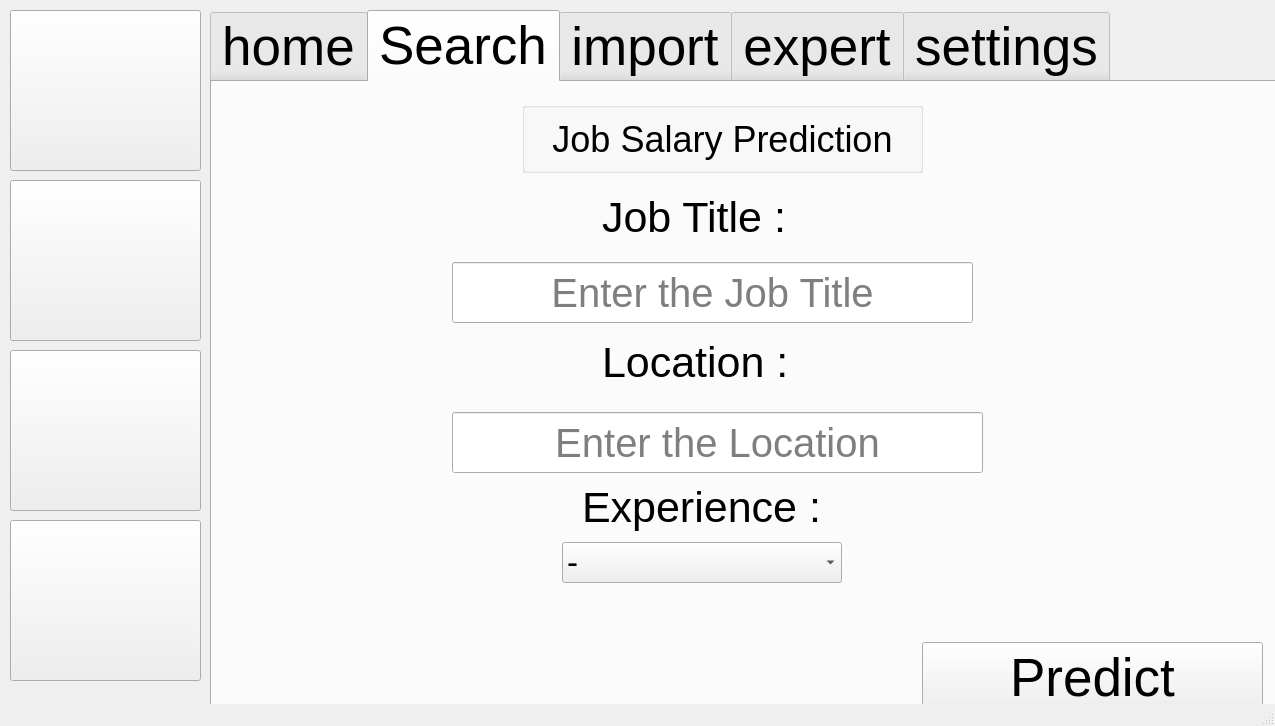
<?xml version="1.0" encoding="UTF-8"?>
<ui version="4.0">
 <class>MainWindow</class>
 <widget class="QMainWindow" name="MainWindow">
  <property name="geometry">
   <rect>
    <x>0</x>
    <y>0</y>
    <width>1275</width>
    <height>726</height>
   </rect>
  </property>
  <property name="windowTitle">
   <string>MainWindow</string>
  </property>
  <widget class="QWidget" name="centralwidget">
   <widget class="QTabWidget" name="tabWidget">
    <property name="geometry">
     <rect>
      <x>210</x>
      <y>10</y>
      <width>1071</width>
      <height>701</height>
     </rect>
    </property>
    <property name="font">
     <font>
      <pointsize>40</pointsize>
     </font>
    </property>
    <property name="cursor">
     <cursorShape>ArrowCursor</cursorShape>
    </property>
    <property name="layoutDirection">
     <enum>Qt::LeftToRight</enum>
    </property>
    <property name="currentIndex">
     <number>1</number>
    </property>
    <widget class="QWidget" name="tab_5">
     <attribute name="title">
      <string>home</string>
     </attribute>
     <widget class="QGroupBox" name="groupBox">
      <property name="geometry">
       <rect>
        <x>50</x>
        <y>140</y>
        <width>451</width>
        <height>401</height>
       </rect>
      </property>
      <property name="title">
       <string/>
      </property>
      <widget class="QLabel" name="label_21">
       <property name="geometry">
        <rect>
         <x>120</x>
         <y>44</y>
         <width>200</width>
         <height>200</height>
        </rect>
       </property>
       <property name="text">
        <string/>
       </property>
       <property name="pixmap">
        <pixmap resource="resources.qrc">:/icons/payment.png</pixmap>
       </property>
       <property name="scaledContents">
        <bool>true</bool>
       </property>
      </widget>
      <widget class="QLabel" name="label_23">
       <property name="geometry">
        <rect>
         <x>43</x>
         <y>260</y>
         <width>361</width>
         <height>131</height>
        </rect>
       </property>
       <property name="font">
        <font>
         <family>Ubuntu</family>
         <pointsize>44</pointsize>
        </font>
       </property>
       <property name="text">
        <string>Salary Prediction</string>
       </property>
       <property name="alignment">
        <set>Qt::AlignCenter</set>
       </property>
       <property name="wordWrap">
        <bool>true</bool>
       </property>
      </widget>
     </widget>
     <widget class="QGroupBox" name="groupBox_2">
      <property name="geometry">
       <rect>
        <x>560</x>
        <y>140</y>
        <width>451</width>
        <height>401</height>
       </rect>
      </property>
      <property name="title">
       <string/>
      </property>
      <widget class="QLabel" name="label_22">
       <property name="geometry">
        <rect>
         <x>120</x>
         <y>50</y>
         <width>200</width>
         <height>200</height>
        </rect>
       </property>
       <property name="text">
        <string/>
       </property>
       <property name="pixmap">
        <pixmap resource="resources.qrc">:/icons/arrow.png</pixmap>
       </property>
       <property name="scaledContents">
        <bool>true</bool>
       </property>
      </widget>
      <widget class="QLabel" name="label_24">
       <property name="geometry">
        <rect>
         <x>50</x>
         <y>270</y>
         <width>361</width>
         <height>111</height>
        </rect>
       </property>
       <property name="font">
        <font>
         <family>Ubuntu</family>
         <pointsize>44</pointsize>
        </font>
       </property>
       <property name="text">
        <string>Job Trend Prediction</string>
       </property>
       <property name="alignment">
        <set>Qt::AlignCenter</set>
       </property>
       <property name="wordWrap">
        <bool>true</bool>
       </property>
      </widget>
     </widget>
     <widget class="QLabel" name="label_26">
      <property name="geometry">
       <rect>
        <x>880</x>
        <y>610</y>
        <width>381</width>
        <height>51</height>
       </rect>
      </property>
      <property name="font">
       <font>
        <pointsize>22</pointsize>
       </font>
      </property>
      <property name="text">
       <string>By TOLNUT</string>
      </property>
     </widget>
     <widget class="QLabel" name="label_25">
      <property name="geometry">
       <rect>
        <x>330</x>
        <y>30</y>
        <width>361</width>
        <height>71</height>
       </rect>
      </property>
      <property name="font">
       <font>
        <family>Ubuntu</family>
        <pointsize>44</pointsize>
       </font>
      </property>
      <property name="text">
       <string>Job Trends</string>
      </property>
      <property name="alignment">
       <set>Qt::AlignCenter</set>
      </property>
      <property name="wordWrap">
       <bool>true</bool>
      </property>
     </widget>
    </widget>
    <widget class="QWidget" name="tab">
     <attribute name="title">
      <string>Search</string>
     </attribute>
     <widget class="QLabel" name="label_2">
      <property name="geometry">
       <rect>
        <x>390</x>
        <y>260</y>
        <width>221</width>
        <height>41</height>
       </rect>
      </property>
      <property name="font">
       <font>
        <pointsize>32</pointsize>
       </font>
      </property>
      <property name="text">
       <string>Location :</string>
      </property>
     </widget>
     <widget class="QPushButton" name="pushButton_5">
      <property name="geometry">
       <rect>
        <x>710</x>
        <y>560</y>
        <width>341</width>
        <height>71</height>
       </rect>
      </property>
      <property name="font">
       <font>
        <family>Ubuntu</family>
       </font>
      </property>
      <property name="cursor">
       <cursorShape>OpenHandCursor</cursorShape>
      </property>
      <property name="text">
       <string>Predict</string>
      </property>
     </widget>
     <widget class="QLabel" name="label">
      <property name="geometry">
       <rect>
        <x>390</x>
        <y>110</y>
        <width>211</width>
        <height>51</height>
       </rect>
      </property>
      <property name="font">
       <font>
        <family>Ubuntu</family>
        <pointsize>32</pointsize>
       </font>
      </property>
      <property name="text">
       <string>Job Title :</string>
      </property>
     </widget>
     <widget class="QLineEdit" name="lineEdit">
      <property name="geometry">
       <rect>
        <x>240</x>
        <y>180</y>
        <width>521</width>
        <height>61</height>
       </rect>
      </property>
      <property name="font">
       <font>
        <family>Ubuntu</family>
        <pointsize>30</pointsize>
       </font>
      </property>
      <property name="statusTip">
       <string extracomment="Job Title"/>
      </property>
      <property name="layoutDirection">
       <enum>Qt::LeftToRight</enum>
      </property>
      <property name="alignment">
       <set>Qt::AlignCenter</set>
      </property>
      <property name="placeholderText">
       <string>Enter the Job Title</string>
      </property>
     </widget>
     <widget class="QLineEdit" name="lineEdit_2">
      <property name="geometry">
       <rect>
        <x>240</x>
        <y>330</y>
        <width>531</width>
        <height>61</height>
       </rect>
      </property>
      <property name="font">
       <font>
        <family>Ubuntu</family>
        <pointsize>30</pointsize>
       </font>
      </property>
      <property name="statusTip">
       <string extracomment="Location"/>
      </property>
      <property name="alignment">
       <set>Qt::AlignCenter</set>
      </property>
      <property name="placeholderText">
       <string>Enter the Location</string>
      </property>
     </widget>
     <widget class="QLabel" name="label_18">
      <property name="geometry">
       <rect>
        <x>40</x>
        <y>406</y>
        <width>591</width>
        <height>101</height>
       </rect>
      </property>
      <property name="text">
       <string/>
      </property>
     </widget>
     <widget class="QComboBox" name="comboBox_4">
      <property name="geometry">
       <rect>
        <x>350</x>
        <y>460</y>
        <width>280</width>
        <height>41</height>
       </rect>
      </property>
      <property name="font">
       <font>
        <family>Ubuntu</family>
        <pointsize>25</pointsize>
       </font>
      </property>
      <property name="cursor">
       <cursorShape>PointingHandCursor</cursorShape>
      </property>
      <property name="insertPolicy">
       <enum>QComboBox::NoInsert</enum>
      </property>
      <item>
       <property name="text">
        <string>-</string>
       </property>
      </item>
      <item>
       <property name="text">
        <string>0-2 yrs</string>
       </property>
      </item>
      <item>
       <property name="text">
        <string>3-5 yrs</string>
       </property>
      </item>
      <item>
       <property name="text">
        <string>5+ yrs</string>
       </property>
      </item>
     </widget>
     <widget class="QLabel" name="label_19">
      <property name="geometry">
       <rect>
        <x>370</x>
        <y>390</y>
        <width>271</width>
        <height>71</height>
       </rect>
      </property>
      <property name="font">
       <font>
        <family>Ubuntu</family>
        <pointsize>32</pointsize>
       </font>
      </property>
      <property name="text">
       <string>Experience :</string>
      </property>
     </widget>
     <widget class="QLabel" name="label_27">
      <property name="geometry">
       <rect>
        <x>60</x>
        <y>540</y>
        <width>361</width>
        <height>51</height>
       </rect>
      </property>
      <property name="font">
       <font>
        <pointsize>24</pointsize>
       </font>
      </property>
      <property name="text">
       <string/>
      </property>
      <property name="alignment">
       <set>Qt::AlignCenter</set>
      </property>
     </widget>
     <widget class="QLabel" name="label_29">
      <property name="geometry">
       <rect>
        <x>320</x>
        <y>37</y>
        <width>381</width>
        <height>41</height>
       </rect>
      </property>
      <property name="font">
       <font>
        <family>Ubuntu</family>
        <pointsize>27</pointsize>
       </font>
      </property>
      <property name="text">
       <string>Job Salary Prediction</string>
      </property>
      <property name="alignment">
       <set>Qt::AlignCenter</set>
      </property>
     </widget>
     <widget class="QGroupBox" name="groupBox_3">
      <property name="geometry">
       <rect>
        <x>310</x>
        <y>20</y>
        <width>401</width>
        <height>71</height>
       </rect>
      </property>
      <property name="title">
       <string/>
      </property>
     </widget>
     <zorder>groupBox_3</zorder>
     <zorder>label_2</zorder>
     <zorder>pushButton_5</zorder>
     <zorder>label</zorder>
     <zorder>lineEdit</zorder>
     <zorder>lineEdit_2</zorder>
     <zorder>label_18</zorder>
     <zorder>comboBox_4</zorder>
     <zorder>label_19</zorder>
     <zorder>label_27</zorder>
     <zorder>label_29</zorder>
    </widget>
    <widget class="QWidget" name="tab_2">
     <attribute name="title">
      <string>import</string>
     </attribute>
     <widget class="QLineEdit" name="lineEdit_3">
      <property name="geometry">
       <rect>
        <x>170</x>
        <y>190</y>
        <width>591</width>
        <height>61</height>
       </rect>
      </property>
      <property name="font">
       <font>
        <family>Ubuntu</family>
        <pointsize>33</pointsize>
       </font>
      </property>
      <property name="statusTip">
       <string extracomment="Job Title"/>
      </property>
      <property name="placeholderText">
       <string>Enter the File location</string>
      </property>
     </widget>
     <widget class="QPushButton" name="pushButton_6">
      <property name="geometry">
       <rect>
        <x>770</x>
        <y>180</y>
        <width>89</width>
        <height>81</height>
       </rect>
      </property>
      <property name="cursor">
       <cursorShape>PointingHandCursor</cursorShape>
      </property>
      <property name="text">
       <string/>
      </property>
      <property name="icon">
       <iconset resource="resources.qrc">
        <normaloff>:/icons/search_file.png</normaloff>:/icons/search_file.png</iconset>
      </property>
      <property name="iconSize">
       <size>
        <width>100</width>
        <height>100</height>
       </size>
      </property>
     </widget>
     <widget class="QLabel" name="label_3">
      <property name="geometry">
       <rect>
        <x>20</x>
        <y>190</y>
        <width>141</width>
        <height>51</height>
       </rect>
      </property>
      <property name="font">
       <font>
        <family>Ubuntu</family>
        <pointsize>40</pointsize>
       </font>
      </property>
      <property name="text">
       <string>Data :</string>
      </property>
     </widget>
     <widget class="QPushButton" name="pushButton_7">
      <property name="geometry">
       <rect>
        <x>730</x>
        <y>550</y>
        <width>311</width>
        <height>81</height>
       </rect>
      </property>
      <property name="font">
       <font>
        <family>Ubuntu</family>
        <pointsize>41</pointsize>
       </font>
      </property>
      <property name="cursor">
       <cursorShape>OpenHandCursor</cursorShape>
      </property>
      <property name="text">
       <string>Report</string>
      </property>
     </widget>
     <widget class="QLabel" name="label_4">
      <property name="geometry">
       <rect>
        <x>230</x>
        <y>30</y>
        <width>521</width>
        <height>51</height>
       </rect>
      </property>
      <property name="font">
       <font>
        <family>Ubuntu</family>
        <pointsize>28</pointsize>
       </font>
      </property>
      <property name="text">
       <string>Prediction using ARIMA model</string>
      </property>
     </widget>
     <widget class="QLabel" name="label_5">
      <property name="geometry">
       <rect>
        <x>30</x>
        <y>380</y>
        <width>391</width>
        <height>51</height>
       </rect>
      </property>
      <property name="font">
       <font>
        <family>Ubuntu</family>
        <pointsize>28</pointsize>
       </font>
      </property>
      <property name="text">
       <string>View autocorrelation :</string>
      </property>
     </widget>
     <widget class="QLabel" name="label_6">
      <property name="geometry">
       <rect>
        <x>30</x>
        <y>460</y>
        <width>501</width>
        <height>51</height>
       </rect>
      </property>
      <property name="font">
       <font>
        <family>Ubuntu</family>
        <pointsize>28</pointsize>
       </font>
      </property>
      <property name="text">
       <string>View partial autocorrelation :</string>
      </property>
     </widget>
     <widget class="QLabel" name="label_7">
      <property name="geometry">
       <rect>
        <x>30</x>
        <y>540</y>
        <width>491</width>
        <height>51</height>
       </rect>
      </property>
      <property name="font">
       <font>
        <family>Ubuntu</family>
        <pointsize>28</pointsize>
       </font>
      </property>
      <property name="text">
       <string>View the future trendline :</string>
      </property>
     </widget>
     <widget class="QPushButton" name="pushButton_9">
      <property name="geometry">
       <rect>
        <x>540</x>
        <y>380</y>
        <width>61</width>
        <height>51</height>
       </rect>
      </property>
      <property name="cursor">
       <cursorShape>PointingHandCursor</cursorShape>
      </property>
      <property name="text">
       <string/>
      </property>
      <property name="icon">
       <iconset resource="resources.qrc">
        <normaloff>:/icons/graph.png</normaloff>:/icons/graph.png</iconset>
      </property>
      <property name="iconSize">
       <size>
        <width>35</width>
        <height>35</height>
       </size>
      </property>
     </widget>
     <widget class="QPushButton" name="pushButton_10">
      <property name="geometry">
       <rect>
        <x>540</x>
        <y>460</y>
        <width>61</width>
        <height>51</height>
       </rect>
      </property>
      <property name="cursor">
       <cursorShape>PointingHandCursor</cursorShape>
      </property>
      <property name="text">
       <string/>
      </property>
      <property name="icon">
       <iconset resource="resources.qrc">
        <normaloff>:/icons/graph.png</normaloff>:/icons/graph.png</iconset>
      </property>
      <property name="iconSize">
       <size>
        <width>35</width>
        <height>35</height>
       </size>
      </property>
     </widget>
     <widget class="QPushButton" name="pushButton_11">
      <property name="geometry">
       <rect>
        <x>540</x>
        <y>540</y>
        <width>61</width>
        <height>51</height>
       </rect>
      </property>
      <property name="cursor">
       <cursorShape>PointingHandCursor</cursorShape>
      </property>
      <property name="text">
       <string/>
      </property>
      <property name="icon">
       <iconset resource="resources.qrc">
        <normaloff>:/icons/graph.png</normaloff>:/icons/graph.png</iconset>
      </property>
      <property name="iconSize">
       <size>
        <width>35</width>
        <height>35</height>
       </size>
      </property>
     </widget>
     <widget class="QLabel" name="label_8">
      <property name="geometry">
       <rect>
        <x>790</x>
        <y>330</y>
        <width>31</width>
        <height>41</height>
       </rect>
      </property>
      <property name="font">
       <font>
        <family>Ubuntu</family>
        <pointsize>20</pointsize>
       </font>
      </property>
      <property name="text">
       <string>P :</string>
      </property>
     </widget>
     <widget class="QLabel" name="label_9">
      <property name="geometry">
       <rect>
        <x>790</x>
        <y>380</y>
        <width>31</width>
        <height>41</height>
       </rect>
      </property>
      <property name="font">
       <font>
        <family>Ubuntu</family>
        <pointsize>20</pointsize>
       </font>
      </property>
      <property name="text">
       <string>D:</string>
      </property>
     </widget>
     <widget class="QLabel" name="label_10">
      <property name="geometry">
       <rect>
        <x>790</x>
        <y>430</y>
        <width>31</width>
        <height>41</height>
       </rect>
      </property>
      <property name="font">
       <font>
        <family>Ubuntu</family>
        <pointsize>20</pointsize>
       </font>
      </property>
      <property name="text">
       <string>Q:</string>
      </property>
     </widget>
     <widget class="QLineEdit" name="lineEdit_4">
      <property name="geometry">
       <rect>
        <x>830</x>
        <y>335</y>
        <width>71</width>
        <height>31</height>
       </rect>
      </property>
      <property name="font">
       <font>
        <pointsize>13</pointsize>
       </font>
      </property>
     </widget>
     <widget class="QLineEdit" name="lineEdit_5">
      <property name="geometry">
       <rect>
        <x>830</x>
        <y>385</y>
        <width>71</width>
        <height>31</height>
       </rect>
      </property>
      <property name="font">
       <font>
        <pointsize>13</pointsize>
       </font>
      </property>
     </widget>
     <widget class="QLineEdit" name="lineEdit_6">
      <property name="geometry">
       <rect>
        <x>830</x>
        <y>435</y>
        <width>71</width>
        <height>31</height>
       </rect>
      </property>
      <property name="font">
       <font>
        <pointsize>13</pointsize>
       </font>
      </property>
     </widget>
     <widget class="QLabel" name="label_11">
      <property name="geometry">
       <rect>
        <x>30</x>
        <y>300</y>
        <width>391</width>
        <height>51</height>
       </rect>
      </property>
      <property name="font">
       <font>
        <family>Ubuntu</family>
        <pointsize>28</pointsize>
       </font>
      </property>
      <property name="text">
       <string>Plot the dataset :</string>
      </property>
     </widget>
     <widget class="QPushButton" name="pushButton_12">
      <property name="geometry">
       <rect>
        <x>540</x>
        <y>300</y>
        <width>61</width>
        <height>51</height>
       </rect>
      </property>
      <property name="cursor">
       <cursorShape>PointingHandCursor</cursorShape>
      </property>
      <property name="text">
       <string/>
      </property>
      <property name="icon">
       <iconset resource="resources.qrc">
        <normaloff>:/icons/graph.png</normaloff>:/icons/graph.png</iconset>
      </property>
      <property name="iconSize">
       <size>
        <width>35</width>
        <height>35</height>
       </size>
      </property>
     </widget>
     <widget class="QLabel" name="label_15">
      <property name="geometry">
       <rect>
        <x>20</x>
        <y>110</y>
        <width>171</width>
        <height>51</height>
       </rect>
      </property>
      <property name="font">
       <font>
        <family>Ubuntu</family>
        <pointsize>25</pointsize>
       </font>
      </property>
      <property name="text">
       <string>Job title :</string>
      </property>
     </widget>
     <widget class="QLabel" name="label_16">
      <property name="geometry">
       <rect>
        <x>540</x>
        <y>110</y>
        <width>211</width>
        <height>51</height>
       </rect>
      </property>
      <property name="font">
       <font>
        <family>Ubuntu</family>
        <pointsize>23</pointsize>
       </font>
      </property>
      <property name="text">
       <string>Job location :</string>
      </property>
     </widget>
     <widget class="QLineEdit" name="lineEdit_8">
      <property name="geometry">
       <rect>
        <x>170</x>
        <y>110</y>
        <width>351</width>
        <height>51</height>
       </rect>
      </property>
      <property name="font">
       <font>
        <family>Ubuntu</family>
        <pointsize>23</pointsize>
       </font>
      </property>
      <property name="statusTip">
       <string extracomment="Job Title"/>
      </property>
      <property name="placeholderText">
       <string>Enter the Job Title</string>
      </property>
     </widget>
     <widget class="QLineEdit" name="lineEdit_9">
      <property name="geometry">
       <rect>
        <x>740</x>
        <y>110</y>
        <width>291</width>
        <height>51</height>
       </rect>
      </property>
      <property name="font">
       <font>
        <family>Ubuntu</family>
        <pointsize>22</pointsize>
       </font>
      </property>
      <property name="statusTip">
       <string extracomment="Location"/>
      </property>
      <property name="placeholderText">
       <string>Enter the Location</string>
      </property>
     </widget>
     <widget class="QComboBox" name="comboBox_3">
      <property name="geometry">
       <rect>
        <x>880</x>
        <y>210</y>
        <width>151</width>
        <height>41</height>
       </rect>
      </property>
      <property name="font">
       <font>
        <family>Ubuntu</family>
        <pointsize>24</pointsize>
       </font>
      </property>
     </widget>
     <widget class="QLabel" name="label_17">
      <property name="geometry">
       <rect>
        <x>930</x>
        <y>180</y>
        <width>71</width>
        <height>17</height>
       </rect>
      </property>
      <property name="font">
       <font>
        <family>Ubuntu</family>
        <pointsize>15</pointsize>
       </font>
      </property>
      <property name="text">
       <string>Year :</string>
      </property>
     </widget>
     <widget class="QLabel" name="label_20">
      <property name="geometry">
       <rect>
        <x>690</x>
        <y>290</y>
        <width>281</width>
        <height>21</height>
       </rect>
      </property>
      <property name="font">
       <font>
        <family>Ubuntu</family>
        <pointsize>15</pointsize>
       </font>
      </property>
      <property name="text">
       <string>Check to enter a custom value</string>
      </property>
     </widget>
     <widget class="QCheckBox" name="checkBox">
      <property name="geometry">
       <rect>
        <x>759</x>
        <y>340</y>
        <width>16</width>
        <height>21</height>
       </rect>
      </property>
      <property name="cursor">
       <cursorShape>PointingHandCursor</cursorShape>
      </property>
      <property name="text">
       <string/>
      </property>
     </widget>
     <widget class="QCheckBox" name="checkBox_2">
      <property name="geometry">
       <rect>
        <x>760</x>
        <y>390</y>
        <width>16</width>
        <height>21</height>
       </rect>
      </property>
      <property name="cursor">
       <cursorShape>PointingHandCursor</cursorShape>
      </property>
      <property name="text">
       <string/>
      </property>
     </widget>
     <widget class="QCheckBox" name="checkBox_3">
      <property name="geometry">
       <rect>
        <x>760</x>
        <y>440</y>
        <width>16</width>
        <height>21</height>
       </rect>
      </property>
      <property name="cursor">
       <cursorShape>PointingHandCursor</cursorShape>
      </property>
      <property name="text">
       <string/>
      </property>
     </widget>
     <widget class="QGroupBox" name="groupBox_4">
      <property name="geometry">
       <rect>
        <x>200</x>
        <y>20</y>
        <width>581</width>
        <height>71</height>
       </rect>
      </property>
      <property name="title">
       <string/>
      </property>
     </widget>
     <widget class="QGroupBox" name="groupBox_5">
      <property name="geometry">
       <rect>
        <x>670</x>
        <y>270</y>
        <width>321</width>
        <height>221</height>
       </rect>
      </property>
      <property name="title">
       <string/>
      </property>
     </widget>
     <zorder>groupBox_5</zorder>
     <zorder>groupBox_4</zorder>
     <zorder>lineEdit_3</zorder>
     <zorder>pushButton_6</zorder>
     <zorder>label_3</zorder>
     <zorder>pushButton_7</zorder>
     <zorder>label_4</zorder>
     <zorder>label_5</zorder>
     <zorder>label_6</zorder>
     <zorder>label_7</zorder>
     <zorder>pushButton_9</zorder>
     <zorder>pushButton_10</zorder>
     <zorder>pushButton_11</zorder>
     <zorder>label_8</zorder>
     <zorder>label_9</zorder>
     <zorder>label_10</zorder>
     <zorder>lineEdit_4</zorder>
     <zorder>lineEdit_5</zorder>
     <zorder>lineEdit_6</zorder>
     <zorder>label_11</zorder>
     <zorder>pushButton_12</zorder>
     <zorder>label_15</zorder>
     <zorder>label_16</zorder>
     <zorder>lineEdit_8</zorder>
     <zorder>lineEdit_9</zorder>
     <zorder>comboBox_3</zorder>
     <zorder>label_17</zorder>
     <zorder>label_20</zorder>
     <zorder>checkBox</zorder>
     <zorder>checkBox_2</zorder>
     <zorder>checkBox_3</zorder>
    </widget>
    <widget class="QWidget" name="tab_3">
     <attribute name="title">
      <string>expert</string>
     </attribute>
     <widget class="QLabel" name="label_12">
      <property name="geometry">
       <rect>
        <x>60</x>
        <y>50</y>
        <width>241</width>
        <height>71</height>
       </rect>
      </property>
      <property name="font">
       <font>
        <pointsize>30</pointsize>
       </font>
      </property>
      <property name="text">
       <string>Job Title :</string>
      </property>
     </widget>
     <widget class="QComboBox" name="comboBox">
      <property name="geometry">
       <rect>
        <x>420</x>
        <y>320</y>
        <width>361</width>
        <height>41</height>
       </rect>
      </property>
     </widget>
     <widget class="QComboBox" name="comboBox_2">
      <property name="geometry">
       <rect>
        <x>280</x>
        <y>170</y>
        <width>621</width>
        <height>61</height>
       </rect>
      </property>
     </widget>
     <widget class="QLabel" name="label_13">
      <property name="geometry">
       <rect>
        <x>55</x>
        <y>160</y>
        <width>241</width>
        <height>71</height>
       </rect>
      </property>
      <property name="font">
       <font>
        <pointsize>30</pointsize>
       </font>
      </property>
      <property name="text">
       <string>Speaker :</string>
      </property>
     </widget>
     <widget class="QPushButton" name="pushButton_13">
      <property name="geometry">
       <rect>
        <x>910</x>
        <y>50</y>
        <width>71</width>
        <height>81</height>
       </rect>
      </property>
      <property name="font">
       <font>
        <pointsize>29</pointsize>
       </font>
      </property>
      <property name="text">
       <string>GO</string>
      </property>
     </widget>
     <widget class="QLabel" name="label_14">
      <property name="geometry">
       <rect>
        <x>190</x>
        <y>310</y>
        <width>221</width>
        <height>61</height>
       </rect>
      </property>
      <property name="font">
       <font>
        <pointsize>22</pointsize>
       </font>
      </property>
      <property name="text">
       <string>Video Quality :</string>
      </property>
     </widget>
     <widget class="QPushButton" name="pushButton_14">
      <property name="geometry">
       <rect>
        <x>710</x>
        <y>510</y>
        <width>281</width>
        <height>81</height>
       </rect>
      </property>
      <property name="text">
       <string>Play</string>
      </property>
     </widget>
     <widget class="QLineEdit" name="lineEdit_7">
      <property name="geometry">
       <rect>
        <x>280</x>
        <y>50</y>
        <width>621</width>
        <height>81</height>
       </rect>
      </property>
      <property name="statusTip">
       <string extracomment="Job Title"/>
      </property>
      <property name="placeholderText">
       <string>Enter the Job Title</string>
      </property>
     </widget>
     <widget class="QProgressBar" name="progressBar">
      <property name="geometry">
       <rect>
        <x>40</x>
        <y>420</y>
        <width>941</width>
        <height>31</height>
       </rect>
      </property>
      <property name="font">
       <font>
        <pointsize>18</pointsize>
       </font>
      </property>
      <property name="value">
       <number>0</number>
      </property>
     </widget>
     <widget class="QPushButton" name="pushButton_15">
      <property name="geometry">
       <rect>
        <x>910</x>
        <y>160</y>
        <width>71</width>
        <height>81</height>
       </rect>
      </property>
      <property name="font">
       <font>
        <pointsize>29</pointsize>
       </font>
      </property>
      <property name="text">
       <string>GO</string>
      </property>
     </widget>
     <widget class="QPushButton" name="pushButton_16">
      <property name="geometry">
       <rect>
        <x>800</x>
        <y>310</y>
        <width>71</width>
        <height>61</height>
       </rect>
      </property>
      <property name="font">
       <font>
        <pointsize>29</pointsize>
       </font>
      </property>
      <property name="text">
       <string>GO</string>
      </property>
     </widget>
    </widget>
    <widget class="QWidget" name="tab_4">
     <attribute name="title">
      <string>settings</string>
     </attribute>
     <widget class="QPushButton" name="pushButton_8">
      <property name="geometry">
       <rect>
        <x>140</x>
        <y>250</y>
        <width>291</width>
        <height>201</height>
       </rect>
      </property>
      <property name="font">
       <font>
        <family>Ubuntu</family>
        <pointsize>40</pointsize>
       </font>
      </property>
      <property name="text">
       <string>Dark</string>
      </property>
     </widget>
     <widget class="QLabel" name="label_28">
      <property name="geometry">
       <rect>
        <x>190</x>
        <y>100</y>
        <width>641</width>
        <height>91</height>
       </rect>
      </property>
      <property name="font">
       <font>
        <family>Ubuntu</family>
        <pointsize>42</pointsize>
       </font>
      </property>
      <property name="text">
       <string>Choose Your Theme</string>
      </property>
      <property name="alignment">
       <set>Qt::AlignCenter</set>
      </property>
     </widget>
     <widget class="QPushButton" name="pushButton_17">
      <property name="geometry">
       <rect>
        <x>610</x>
        <y>250</y>
        <width>291</width>
        <height>201</height>
       </rect>
      </property>
      <property name="font">
       <font>
        <family>Ubuntu</family>
        <pointsize>40</pointsize>
       </font>
      </property>
      <property name="text">
       <string>Light</string>
      </property>
     </widget>
    </widget>
   </widget>
   <widget class="QPushButton" name="pushButton">
    <property name="geometry">
     <rect>
      <x>10</x>
      <y>10</y>
      <width>191</width>
      <height>161</height>
     </rect>
    </property>
    <property name="cursor">
     <cursorShape>PointingHandCursor</cursorShape>
    </property>
    <property name="text">
     <string/>
    </property>
    <property name="icon">
     <iconset resource="resources.qrc">
      <normaloff>:/icons/home.png</normaloff>:/icons/home.png</iconset>
    </property>
    <property name="iconSize">
     <size>
      <width>120</width>
      <height>120</height>
     </size>
    </property>
   </widget>
   <widget class="QPushButton" name="pushButton_2">
    <property name="geometry">
     <rect>
      <x>10</x>
      <y>180</y>
      <width>191</width>
      <height>161</height>
     </rect>
    </property>
    <property name="cursor">
     <cursorShape>PointingHandCursor</cursorShape>
    </property>
    <property name="text">
     <string/>
    </property>
    <property name="icon">
     <iconset resource="resources.qrc">
      <normaloff>:/icons/search.png</normaloff>:/icons/search.png</iconset>
    </property>
    <property name="iconSize">
     <size>
      <width>120</width>
      <height>120</height>
     </size>
    </property>
   </widget>
   <widget class="QPushButton" name="pushButton_3">
    <property name="geometry">
     <rect>
      <x>10</x>
      <y>350</y>
      <width>191</width>
      <height>161</height>
     </rect>
    </property>
    <property name="cursor">
     <cursorShape>PointingHandCursor</cursorShape>
    </property>
    <property name="text">
     <string/>
    </property>
    <property name="icon">
     <iconset resource="resources.qrc">
      <normaloff>:/icons/insert.png</normaloff>:/icons/insert.png</iconset>
    </property>
    <property name="iconSize">
     <size>
      <width>100</width>
      <height>100</height>
     </size>
    </property>
   </widget>
   <widget class="QPushButton" name="pushButton_4">
    <property name="geometry">
     <rect>
      <x>10</x>
      <y>520</y>
      <width>191</width>
      <height>161</height>
     </rect>
    </property>
    <property name="cursor">
     <cursorShape>PointingHandCursor</cursorShape>
    </property>
    <property name="text">
     <string/>
    </property>
    <property name="icon">
     <iconset resource="resources.qrc">
      <normaloff>:/icons/settings.png</normaloff>:/icons/settings.png</iconset>
    </property>
    <property name="iconSize">
     <size>
      <width>120</width>
      <height>120</height>
     </size>
    </property>
   </widget>
  </widget>
  <widget class="QStatusBar" name="statusbar"/>
 </widget>
 <resources>
  <include location="resources.qrc"/>
  <include location="resources.qrc"/>
 </resources>
 <connections/>
</ui>
